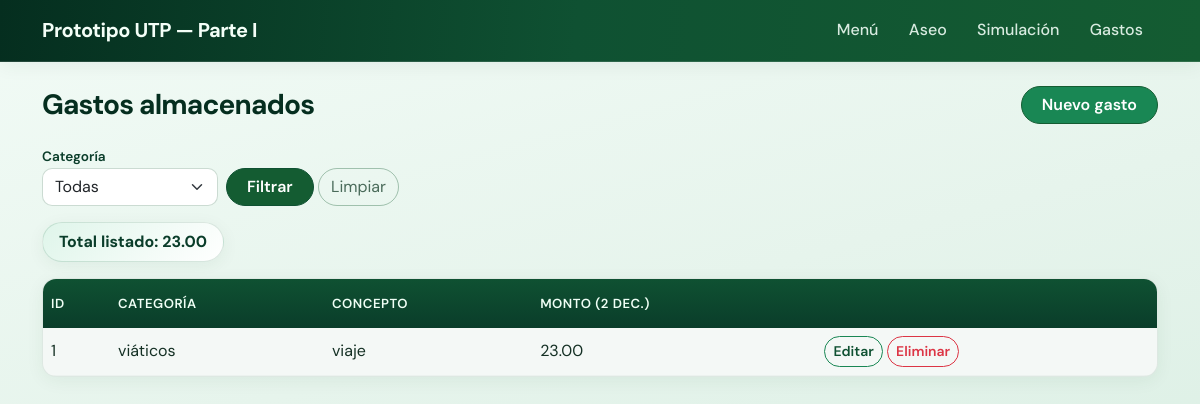
The page /gastos on the database its author committed.
### models.py (models this page shows, shortened)
class Gasto(db.Model):
    __tablename__ = "gasto"
    id = db.Column(db.Integer, primary_key=True)
    categoria = db.Column(db.String(50), nullable=False)
    concepto = db.Column(db.String(200), nullable=True)
    monto = db.Column(db.Numeric(12, 2), nullable=False)

### app.py (the view)
@app.route("/gastos")
def listar_gastos():
    cat = request.args.get("categoria", "").strip().lower()
    q = Gasto.query
    if cat in CATEGORIAS_GASTO:
        q = q.filter(Gasto.categoria == cat)
    items = q.order_by(Gasto.id.desc()).all()
    total = 0.0
    try:
        for g in items:
            total += float(g.monto)
        total = round(total, 2)
    except (TypeError, ValueError):
        total = 0.0
    return render_template(
        "gastos_lista.html",
        items=items,
        categorias=CATEGORIAS_GASTO,
        filtro=cat if cat in CATEGORIAS_GASTO else "",
        total=total,
    )

### templates/gastos_lista.html (shortened to what this page needs)
{% extends "base.html" %}
{% block content %}
<div class="app-page-header">
  <h1 class="app-page-title h3">Gastos almacenados</h1>
  <a class="btn btn-success" href="{{ url_for('nuevo_gasto') }}">Nuevo gasto</a>
</div>
<form method="get" class="row g-2 align-items-end mb-3 app-filter-bar">
  <div class="col-auto">
    <label class="form-label mb-0">Categoría</label>
    <select class="form-select" name="categoria">
      <option value="">Todas</option>
    </select>
  </div>
  <div class="col-auto">
    <button type="submit" class="btn btn-primary">Filtrar</button>
    <a class="btn btn-outline-secondary" href="{{ url_for('listar_gastos') }}">Limpiar</a>
  </div>
</form>
<p class="app-total-pill">Total listado: {{ '%.2f'|format(total) }}</p>
{% if not items %}
  <p class="app-lead text-muted">No hay gastos en esta vista.</p>
{% else %}
  <div class="table-responsive app-table-wrap">
    <table class="table table-striped mb-0">
      <thead>
        <tr>
          <th>ID</th>
          <th>Categoría</th>
          <th>Concepto</th>
          <th>Monto (2 dec.)</th>
          <th></th>
        </tr>
      </thead>
      <tbody>
        {% for g in items %}
        <tr>
          <td>{{ g.id }}</td>
          <td>{{ g.categoria }}</td>
          <td>{{ g.concepto or '—' }}</td>
          <td>{{ '%.2f'|format(g.monto|float) }}</td>
          <td class="text-nowrap">
            <a class="btn btn-sm btn-outline-primary" href="{{ url_for('editar_gasto', gid=g.id) }}">Editar</a>
            <form class="d-inline" method="post" action="{{ url_for('eliminar_gasto', gid=g.id) }}" onsubmit="return confirm('¿Eliminar este gasto?');">
              <button type="submit" class="btn btn-sm btn-outline-danger">Eliminar</button>
            </form>
          </td>
        </tr>
        {% endfor %}
      </tbody>
    </table>
  </div>
{% endif %}
{% endblock %}

### static/css/app-green.css (style rules this page uses)
.app-theme { --green-950: #052e1f; --green-900: #0a3d2a; --green-800: #0f5132; --green-700: #145c32; --green-600: #198754; --green-500: #22a06b; --green-400: #3ecf8e; --green-200: #b8e6cc; --green-100: #dff5ea; --green-50: #f2fbf6; --mint: #e6f4ec; --surface: #ffffff; --surface-2: rgba(255, 255, 255, 0.92); --text: #143024; --text-muted: #4a6b5a; --border-soft: rgba(20, 92, 50, 0.14); --shadow: 0 10px 40px rgba(10, 61, 42, 0.08); --shadow-sm: 0 4px 18px rgba(10, 61, 42, 0.06); --radius: 14px; --radius-sm: 10px; --font: "DM Sans", system-ui, -apple-system, "Segoe UI", sans-serif; font-family: var(--font); color: var(--text); background: linear-gradient(165deg, var(--green-50) 0%, var(--mint) 42%, #d4ecdf 100%); background-attachment: fixed; min-height: 100vh; }
.app-page-header { display: flex; flex-wrap: wrap; justify-content: space-between; align-items: center; gap: 0.75rem; margin-bottom: 1.25rem; }
.app-page-title { font-weight: 700; letter-spacing: -0.03em; color: var(--green-950); margin: 0; }
.app-table-wrap { background: var(--surface); border: 1px solid var(--border-soft); border-radius: var(--radius); box-shadow: var(--shadow-sm); overflow: hidden; }
.app-table-wrap .table { margin-bottom: 0; --bs-table-bg: transparent; --bs-table-striped-bg: rgba(20, 92, 50, 0.045); --bs-table-hover-bg: rgba(20, 92, 50, 0.07); }
.app-table-wrap thead th { background: linear-gradient(180deg, var(--green-800) 0%, var(--green-900) 100%); color: #f0fff6 !important; font-weight: 600; font-size: 0.82rem; text-transform: uppercase; letter-spacing: 0.04em; border: none; padding-top: 0.9rem; padding-bottom: 0.9rem; vertical-align: middle; }
.app-table-wrap tbody td { vertical-align: middle; border-color: rgba(20, 92, 50, 0.08); color: var(--text); }
.app-total-pill { display: inline-block; background: linear-gradient(135deg, var(--green-100), #fff); border: 1px solid var(--border-soft); color: var(--green-900); font-weight: 700; padding: 0.45rem 1rem; border-radius: 999px; margin-bottom: 1rem; box-shadow: var(--shadow-sm); }
.app-theme .btn-primary { --bs-btn-bg: var(--green-700); --bs-btn-border-color: var(--green-800); --bs-btn-hover-bg: var(--green-800); --bs-btn-hover-border-color: var(--green-950); --bs-btn-active-bg: var(--green-950); --bs-btn-active-border-color: var(--green-950); --bs-btn-color: #fff; --bs-btn-hover-color: #fff; font-weight: 600; border-radius: 999px; padding-inline: 1.25rem; }
.app-theme .btn-success { --bs-btn-bg: var(--green-600); --bs-btn-border-color: var(--green-700); --bs-btn-hover-bg: var(--green-700); --bs-btn-hover-border-color: var(--green-800); font-weight: 600; border-radius: 999px; padding-inline: 1.25rem; }
.app-theme .btn-outline-primary { --bs-btn-color: var(--green-800); --bs-btn-border-color: var(--green-600); --bs-btn-hover-bg: var(--green-100); --bs-btn-hover-border-color: var(--green-700); --bs-btn-hover-color: var(--green-950); font-weight: 600; border-radius: 999px; }
.app-theme .btn-outline-secondary { --bs-btn-color: var(--text-muted); --bs-btn-border-color: rgba(20, 92, 50, 0.35); --bs-btn-hover-bg: var(--green-50); --bs-btn-hover-border-color: var(--green-600); --bs-btn-hover-color: var(--green-900); border-radius: 999px; }
.app-theme .btn-outline-danger { border-radius: 999px; }
.app-theme .btn-sm { border-radius: 999px; font-weight: 600; }
.app-filter-bar .form-select { min-width: 11rem; border-radius: var(--radius-sm); border-color: rgba(20, 92, 50, 0.22); }
.app-filter-bar .form-label { font-weight: 600; color: var(--green-900); font-size: 0.85rem; }

### rows shown on the page
Gasto: id "1", categoria "viáticos", concepto "viaje", monto "23.00"

### other values the page prints
{{ '%.2f'|format(total) }} "23.00"
